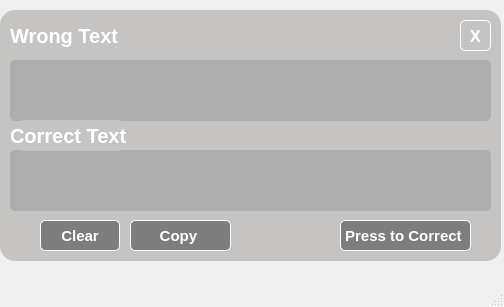
<?xml version="1.0" encoding="UTF-8"?>
<ui version="4.0">
 <class>MainWindow</class>
 <widget class="QMainWindow" name="MainWindow">
  <property name="geometry">
   <rect>
    <x>0</x>
    <y>0</y>
    <width>504</width>
    <height>307</height>
   </rect>
  </property>
  <property name="windowTitle">
   <string>MainWindow</string>
  </property>
  <widget class="QWidget" name="centralwidget">
   <widget class="QWidget" name="widget" native="true">
    <property name="geometry">
     <rect>
      <x>0</x>
      <y>10</y>
      <width>501</width>
      <height>251</height>
     </rect>
    </property>
    <property name="font">
     <font>
      <bold>true</bold>
     </font>
    </property>
    <property name="styleSheet">
     <string notr="true">QWidget{
background:#c5c4c2;
border-radius:15px;
}</string>
    </property>
    <widget class="QLabel" name="lbl_wrong_2">
     <property name="geometry">
      <rect>
       <x>10</x>
       <y>10</y>
       <width>121</width>
       <height>31</height>
      </rect>
     </property>
     <property name="font">
      <font>
       <pointsize>-1</pointsize>
       <bold>true</bold>
      </font>
     </property>
     <property name="styleSheet">
      <string notr="true">QLabel{
color:white;
font-size:20px;
}</string>
     </property>
     <property name="text">
      <string>Wrong Text</string>
     </property>
    </widget>
    <widget class="QTextEdit" name="textWrong">
     <property name="geometry">
      <rect>
       <x>10</x>
       <y>50</y>
       <width>481</width>
       <height>61</height>
      </rect>
     </property>
     <property name="font">
      <font>
       <pointsize>12</pointsize>
       <bold>false</bold>
      </font>
     </property>
     <property name="styleSheet">
      <string notr="true">QTextEdit{
background:#adadad;
border-radius:5px;
color:white;
}</string>
     </property>
    </widget>
    <widget class="QPushButton" name="btnCopy">
     <property name="geometry">
      <rect>
       <x>130</x>
       <y>210</y>
       <width>101</width>
       <height>31</height>
      </rect>
     </property>
     <property name="font">
      <font>
       <pointsize>-1</pointsize>
       <bold>true</bold>
      </font>
     </property>
     <property name="cursor">
      <cursorShape>PointingHandCursor</cursorShape>
     </property>
     <property name="styleSheet">
      <string notr="true">QPushButton{
background:#7d7d7d;
color:white;
font-size:15px;
border: 1px solid white;
border-radius:5px;
}

QPushButton:hover{
background:#525252;
}</string>
     </property>
     <property name="text">
      <string>Copy </string>
     </property>
    </widget>
    <widget class="QTextEdit" name="textCorrect">
     <property name="geometry">
      <rect>
       <x>10</x>
       <y>140</y>
       <width>481</width>
       <height>61</height>
      </rect>
     </property>
     <property name="font">
      <font>
       <pointsize>12</pointsize>
       <bold>false</bold>
      </font>
     </property>
     <property name="styleSheet">
      <string notr="true">QTextEdit{
background:#adadad;
border-radius:5px;
color:white;
}</string>
     </property>
     <property name="readOnly">
      <bool>true</bool>
     </property>
    </widget>
    <widget class="QLabel" name="lbl_correct">
     <property name="geometry">
      <rect>
       <x>10</x>
       <y>110</y>
       <width>121</width>
       <height>31</height>
      </rect>
     </property>
     <property name="font">
      <font>
       <pointsize>-1</pointsize>
       <bold>true</bold>
      </font>
     </property>
     <property name="styleSheet">
      <string notr="true">QLabel{
color:white;
font-size:20px;
}</string>
     </property>
     <property name="text">
      <string>Correct Text</string>
     </property>
    </widget>
    <widget class="QPushButton" name="btnCorrect">
     <property name="geometry">
      <rect>
       <x>340</x>
       <y>210</y>
       <width>131</width>
       <height>31</height>
      </rect>
     </property>
     <property name="font">
      <font>
       <pointsize>-1</pointsize>
       <bold>true</bold>
      </font>
     </property>
     <property name="cursor">
      <cursorShape>PointingHandCursor</cursorShape>
     </property>
     <property name="styleSheet">
      <string notr="true">QPushButton{
background:#7d7d7d;
color:white;
font-size:15px;
border: 1px solid white;
border-radius:5px;
}

QPushButton:hover{
background:#525252;
}</string>
     </property>
     <property name="text">
      <string>Press to Сorrect </string>
     </property>
    </widget>
    <widget class="QPushButton" name="brnClose">
     <property name="geometry">
      <rect>
       <x>460</x>
       <y>10</y>
       <width>31</width>
       <height>31</height>
      </rect>
     </property>
     <property name="font">
      <font>
       <family>Arial Black</family>
       <pointsize>12</pointsize>
       <bold>true</bold>
      </font>
     </property>
     <property name="cursor">
      <cursorShape>PointingHandCursor</cursorShape>
     </property>
     <property name="styleSheet">
      <string notr="true">QPushButton{
background:#c5c4c2;
border-radius:5px;
border:1px solid white;
color:white; 
}

QPushButton:hover{
background:#fa5757;
}</string>
     </property>
     <property name="text">
      <string>X</string>
     </property>
    </widget>
    <widget class="QPushButton" name="btn_clear">
     <property name="geometry">
      <rect>
       <x>40</x>
       <y>210</y>
       <width>80</width>
       <height>31</height>
      </rect>
     </property>
     <property name="font">
      <font>
       <pointsize>-1</pointsize>
       <bold>true</bold>
      </font>
     </property>
     <property name="cursor">
      <cursorShape>PointingHandCursor</cursorShape>
     </property>
     <property name="styleSheet">
      <string notr="true">QPushButton{
background:#7d7d7d;
color:white;
font-size:15px;
border: 1px solid white;
border-radius:5px;
}

QPushButton:hover{
background:#525252;
}</string>
     </property>
     <property name="text">
      <string>Clear</string>
     </property>
    </widget>
   </widget>
  </widget>
  <widget class="QMenuBar" name="menubar">
   <property name="geometry">
    <rect>
     <x>0</x>
     <y>0</y>
     <width>504</width>
     <height>21</height>
    </rect>
   </property>
  </widget>
  <widget class="QStatusBar" name="statusbar"/>
 </widget>
 <resources/>
 <connections/>
</ui>
